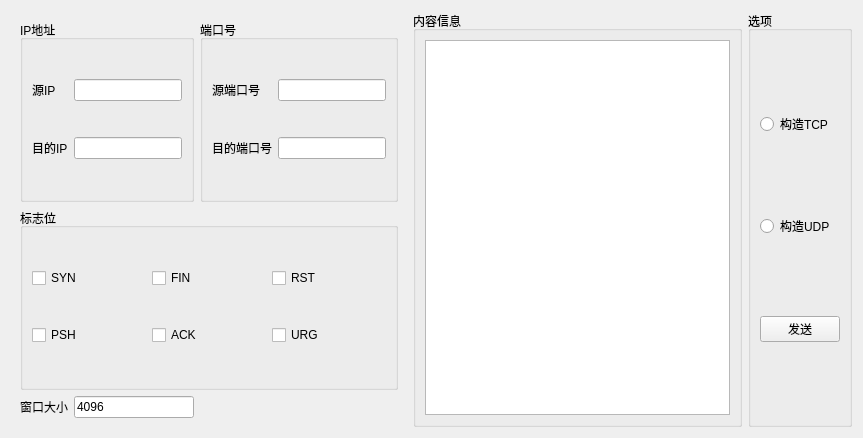
<?xml version="1.0" encoding="UTF-8"?>
<ui version="4.0">
 <class>MenuItemTCP</class>
 <widget class="QWidget" name="MenuItemTCP">
  <property name="geometry">
   <rect>
    <x>0</x>
    <y>0</y>
    <width>863</width>
    <height>438</height>
   </rect>
  </property>
  <property name="windowTitle">
   <string>构造并发送数据包</string>
  </property>
  <layout class="QGridLayout" name="gridLayout_8">
   <item row="0" column="2">
    <widget class="QGroupBox" name="groupBox_6">
     <property name="title">
      <string>选项</string>
     </property>
     <layout class="QVBoxLayout" name="verticalLayout_2">
      <item>
       <widget class="QRadioButton" name="radioButton_tcp">
        <property name="text">
         <string>构造TCP</string>
        </property>
       </widget>
      </item>
      <item>
       <widget class="QRadioButton" name="radioButton_udp">
        <property name="text">
         <string>构造UDP</string>
        </property>
       </widget>
      </item>
      <item>
       <widget class="QPushButton" name="pushButton_send">
        <property name="text">
         <string>发送</string>
        </property>
       </widget>
      </item>
     </layout>
    </widget>
   </item>
   <item row="0" column="0">
    <widget class="QStackedWidget" name="stackedWidget">
     <property name="currentIndex">
      <number>0</number>
     </property>
     <widget class="QWidget" name="page">
      <layout class="QGridLayout" name="gridLayout_6">
       <item row="2" column="0">
        <widget class="QLabel" name="label_3">
         <property name="text">
          <string>窗口大小</string>
         </property>
        </widget>
       </item>
       <item row="2" column="1">
        <widget class="QLineEdit" name="lineEdit_win">
         <property name="text">
          <string>4096</string>
         </property>
        </widget>
       </item>
       <item row="0" column="2">
        <widget class="QGroupBox" name="groupBox_2">
         <property name="title">
          <string>端口号</string>
         </property>
         <layout class="QGridLayout" name="gridLayout_2">
          <item row="0" column="0">
           <widget class="QLabel" name="label_6">
            <property name="text">
             <string>源端口号</string>
            </property>
           </widget>
          </item>
          <item row="0" column="1">
           <widget class="QLineEdit" name="lineEdit_sport_t"/>
          </item>
          <item row="1" column="0">
           <widget class="QLabel" name="label_5">
            <property name="text">
             <string>目的端口号</string>
            </property>
           </widget>
          </item>
          <item row="1" column="1">
           <widget class="QLineEdit" name="lineEdit_dport_t"/>
          </item>
         </layout>
        </widget>
       </item>
       <item row="1" column="0" colspan="3">
        <widget class="QGroupBox" name="groupBox_3">
         <property name="title">
          <string>标志位</string>
         </property>
         <layout class="QGridLayout" name="gridLayout_3">
          <item row="0" column="0">
           <widget class="QCheckBox" name="checkBox_syn">
            <property name="text">
             <string>SYN</string>
            </property>
           </widget>
          </item>
          <item row="0" column="1">
           <widget class="QCheckBox" name="checkBox_fin">
            <property name="text">
             <string>FIN</string>
            </property>
           </widget>
          </item>
          <item row="0" column="2">
           <widget class="QCheckBox" name="checkBox_rst">
            <property name="text">
             <string>RST</string>
            </property>
           </widget>
          </item>
          <item row="1" column="0">
           <widget class="QCheckBox" name="checkBox_psh">
            <property name="text">
             <string>PSH</string>
            </property>
           </widget>
          </item>
          <item row="1" column="1">
           <widget class="QCheckBox" name="checkBox_ack">
            <property name="text">
             <string>ACK</string>
            </property>
           </widget>
          </item>
          <item row="1" column="2">
           <widget class="QCheckBox" name="checkBox_urg">
            <property name="text">
             <string>URG</string>
            </property>
           </widget>
          </item>
         </layout>
        </widget>
       </item>
       <item row="0" column="0" colspan="2">
        <widget class="QGroupBox" name="groupBox">
         <property name="title">
          <string>IP地址</string>
         </property>
         <layout class="QGridLayout" name="gridLayout">
          <item row="0" column="0">
           <widget class="QLabel" name="label">
            <property name="text">
             <string>源IP</string>
            </property>
           </widget>
          </item>
          <item row="0" column="1">
           <widget class="QLineEdit" name="lineEdit_sip_t"/>
          </item>
          <item row="1" column="0">
           <widget class="QLabel" name="label_2">
            <property name="text">
             <string>目的IP</string>
            </property>
           </widget>
          </item>
          <item row="1" column="1">
           <widget class="QLineEdit" name="lineEdit_dip_t"/>
          </item>
         </layout>
        </widget>
       </item>
      </layout>
     </widget>
     <widget class="QWidget" name="page_2">
      <layout class="QVBoxLayout" name="verticalLayout">
       <item>
        <widget class="QGroupBox" name="groupBox_4">
         <property name="title">
          <string>IP地址</string>
         </property>
         <layout class="QGridLayout" name="gridLayout_4">
          <item row="0" column="0">
           <widget class="QLabel" name="label_4">
            <property name="text">
             <string>源IP</string>
            </property>
           </widget>
          </item>
          <item row="0" column="1">
           <widget class="QLineEdit" name="lineEdit_sip_u"/>
          </item>
          <item row="1" column="0">
           <widget class="QLabel" name="label_7">
            <property name="text">
             <string>目的IP</string>
            </property>
           </widget>
          </item>
          <item row="1" column="1">
           <widget class="QLineEdit" name="lineEdit_dip_u"/>
          </item>
         </layout>
        </widget>
       </item>
       <item>
        <widget class="QGroupBox" name="groupBox_5">
         <property name="title">
          <string>端口号</string>
         </property>
         <layout class="QGridLayout" name="gridLayout_5">
          <item row="0" column="0">
           <widget class="QLabel" name="label_8">
            <property name="text">
             <string>源端口号</string>
            </property>
           </widget>
          </item>
          <item row="0" column="1">
           <widget class="QLineEdit" name="lineEdit_sport_u"/>
          </item>
          <item row="1" column="0">
           <widget class="QLabel" name="label_9">
            <property name="text">
             <string>目的端口号</string>
            </property>
           </widget>
          </item>
          <item row="1" column="1">
           <widget class="QLineEdit" name="lineEdit_dport_u"/>
          </item>
         </layout>
        </widget>
       </item>
      </layout>
     </widget>
    </widget>
   </item>
   <item row="0" column="1">
    <widget class="QGroupBox" name="groupBox_7">
     <property name="title">
      <string>内容信息</string>
     </property>
     <layout class="QGridLayout" name="gridLayout_7">
      <item row="0" column="0">
       <widget class="QTextEdit" name="textEdit"/>
      </item>
     </layout>
    </widget>
   </item>
  </layout>
 </widget>
 <resources/>
 <connections/>
</ui>
